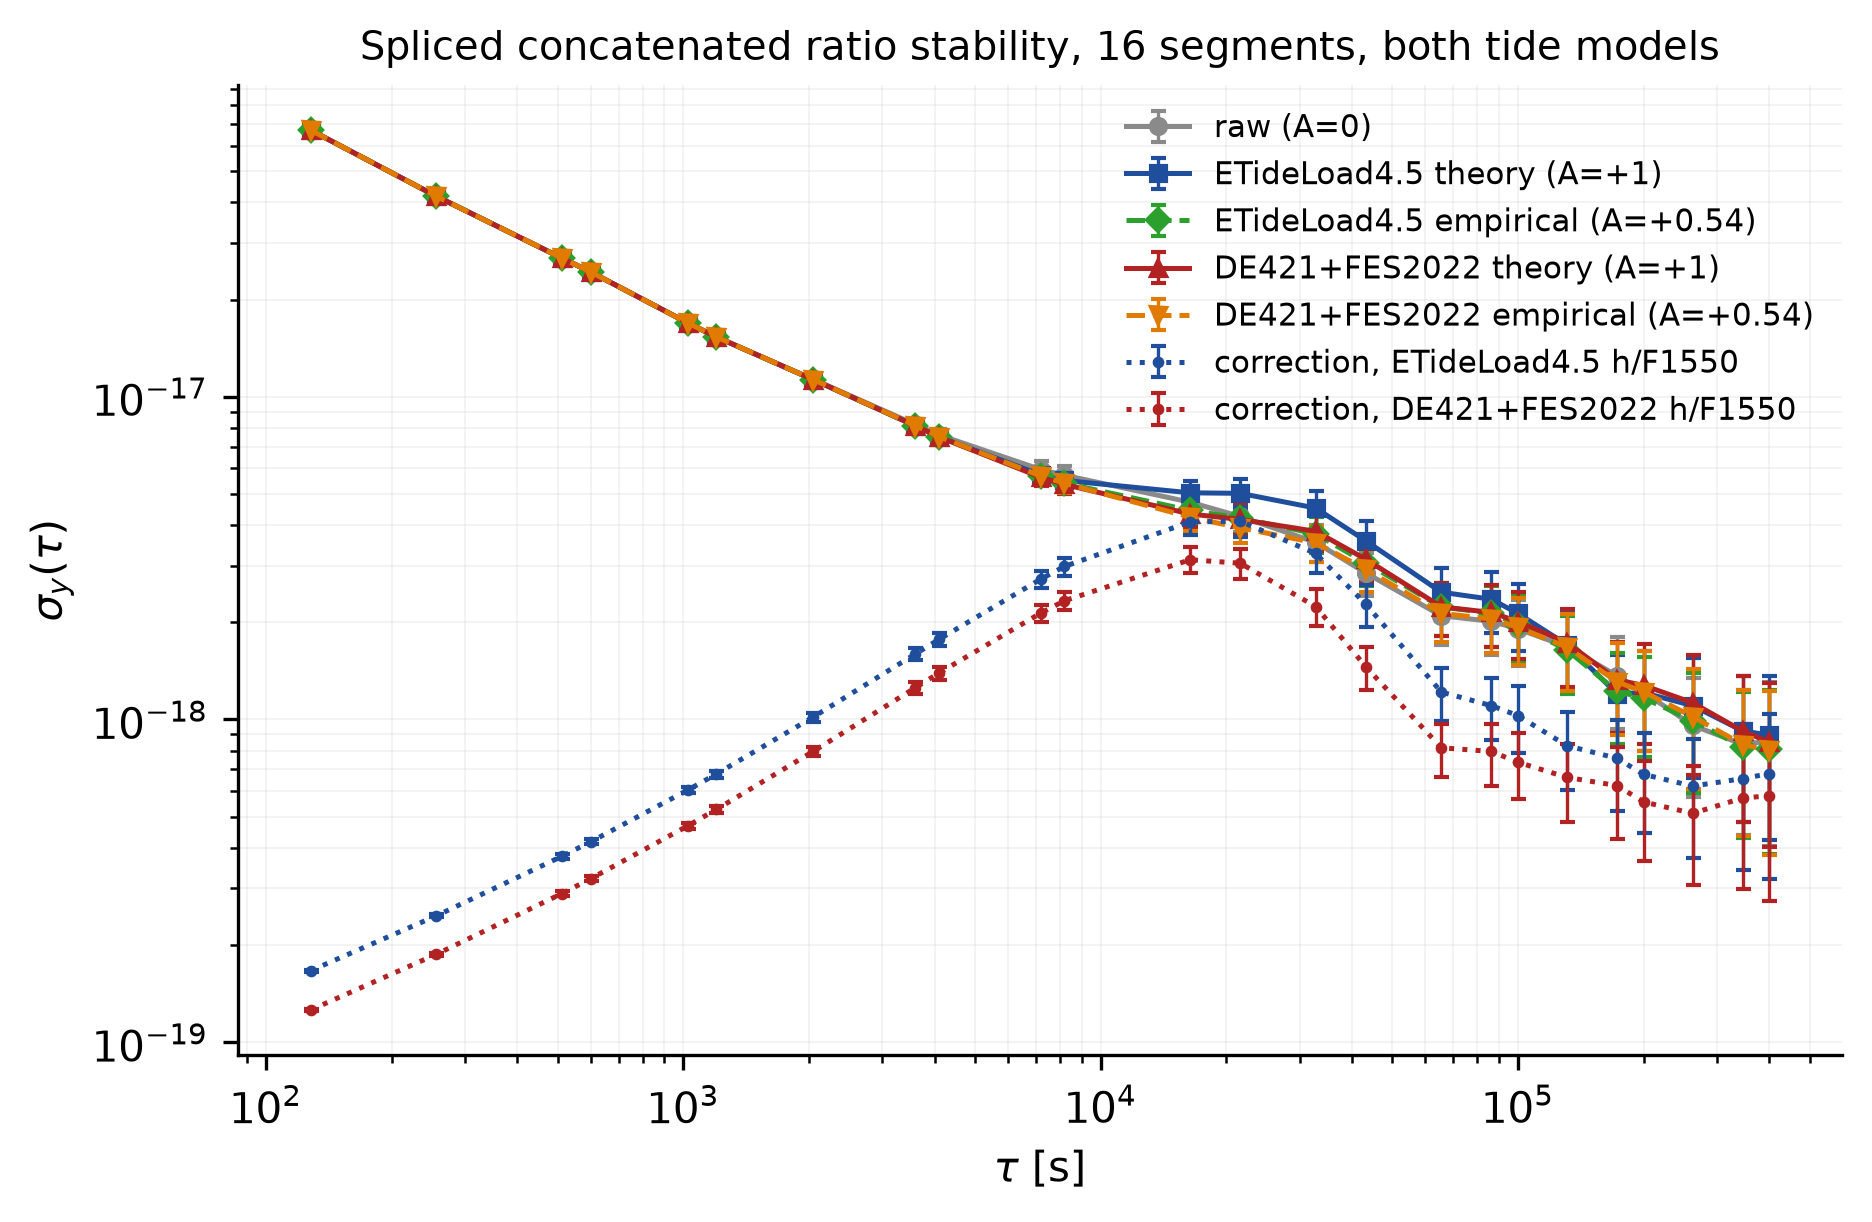

Write the Python code that produced this figure.
#!/usr/bin/env python3
"""Spliced concatenated stability on the 16-segment primary, for BOTH tide models.

The 16 segments entering the ratio combination (segment group 9 excluded, as in
the audit primary) are spliced end-to-end with their inter-segment gaps removed,
giving one continuous 986,416-sample record. One overlapping Allan deviation
runs on that record per scenario, so tau can reach the full spliced length.

The template sign follows the paper convention (corrected for the beat
polarity): the tidal template is negated and a POSITIVE response amplitude
corresponds to the expected response A = +1.  Numerically the corrections are
identical to the historical A=-1 / A=-0.54 convention applied to the
un-negated template.

Series:
  raw                  A = 0
  ETideLoad4.5 theory  A = +1
  ETideLoad4.5 empir.  A = +0.54
  DE421+FES2022 theory A = +1
  DE421+FES2022 empir. A = +0.54
  correction           the removed term itself, h/F_1550 (ETideLoad4.5)

Independent diagnostic; modifies no existing artifact.
"""

from __future__ import annotations

import csv
import sys
from dataclasses import dataclass
from decimal import Decimal
from pathlib import Path

import numpy as np

sys.path.insert(0, str(Path(__file__).resolve().parents[1]))
from clock import shared as s  # noqa: E402
from clock_ratio.tidal_analysis import (  # noqa: E402
    AnalysisError,
    Scenario,
    TideGrid,
    analyze_segment,
    select_segments,
)
from clock_ratio.tidal_new_model_compare import load_new_tide  # noqa: E402

OUT_DIR = Path(__file__).resolve().parent
CSV_PATH = OUT_DIR / "concatenated_stability_16seg.csv"
MD_PATH = OUT_DIR / "concatenated_stability_16seg.md"
FIG_PNG = OUT_DIR / "concatenated_stability_16seg.png"
FIG_PDF = OUT_DIR / "concatenated_stability_16seg.pdf"

EXCLUDED_GROUP = 9
TAU_START_S = 100
TAUS_S = (128, 256, 512, 600, 1024, 1200, 2048,
          3600, 4096, 7200, 8192, 16384, 21600, 32768, 43200, 65536, 86400,
          100000, 131072, 172800, 200000, 262144, 345600, 400000)

# Paper sign convention: template negated, positive amplitude = expected sign.
RAW = Scenario("raw", Decimal("0"))
THEORY = Scenario("theory", Decimal("+1"))
EMPIRICAL = Scenario("empirical", Decimal("+0.54"))


@dataclass(frozen=True, slots=True)
class GridPair:
    old: TideGrid
    new: object  # NewTideGrid (duck-typed beat_at)


def aligned_axis(segment_times: list[np.ndarray]) -> np.ndarray:
    """Place each segment end-to-end on one continuous 1-s clock."""
    origin = segment_times[0][0]
    blocks, offset = [], 0
    for times in segment_times:
        blocks.append(origin + np.timedelta64(offset, "s")
                      + np.arange(len(times)) * np.timedelta64(1, "s"))
        offset += len(times)
    return np.concatenate(blocks)


def spliced_oadev(y: np.ndarray, taus_s) -> list[dict]:
    """Overlapping Allan deviation on one continuous spliced record.

    The record has no gaps (t = 0,1,...,N-1). For lag m (tau = m seconds),
    every start i=0..N-2m contributes an adjacent m-averaged difference.
    The 1-sigma uncertainty on sigma_y uses the Riley & Howe equivalent
    degrees of freedom.
    """
    n = len(y)
    centered = y - y[0]
    centered = centered - centered.mean()
    prefix = np.concatenate(([0.0], np.cumsum(centered)))
    points = []
    for tau in taus_s:
        m = int(tau)
        n_pairs = n - 2 * m + 1
        if n_pairs <= 0:
            points.append({"tau_s": m, "n_pairs": 0, "sigma_y": None, "u_sigma": None})
            continue
        difference = (prefix[2 * m:] - 2 * prefix[m:-m] + prefix[:-2 * m]) / m
        sigma = float(np.sqrt(np.dot(difference, difference) / (2.0 * n_pairs)))
        edf = max(1.0, (3.0 * (n - 1) / (2.0 * m) - 1.0) * (2.0 / 3.0))
        u_sigma = sigma / np.sqrt(2.0 * edf)
        points.append({"tau_s": m, "n_pairs": int(n_pairs), "sigma_y": sigma,
                       "u_sigma": float(u_sigma)})
    return points


def main() -> int:
    try:
        times, beat = s.load_beat()
    except (OSError, ValueError) as error:
        raise AnalysisError(f"raw beat data could not be loaded: {error}") from error
    segments = select_segments(times, beat)
    segments = [seg for seg in segments if seg.group != EXCLUDED_GROUP]
    try:
        tide = TideGrid(*s.load_tide())
    except (OSError, ValueError, KeyError) as error:
        raise AnalysisError(f"tide data could not be loaded: {error}") from error
    try:
        new_grid = load_new_tide()
    except (OSError, ValueError, KeyError) as error:
        raise AnalysisError(f"new tide model could not be loaded: {error}") from error

    series: dict[str, list] = {
        "raw": [],
        "old_theory": [],
        "old_empirical": [],
        "new_theory": [],
        "new_empirical": [],
        "old_correction": [],
        "new_correction": [],
    }
    segment_times: list[np.ndarray] = []
    for segment in segments:
        segment_times.append(segment.times)
        h_old = tide.beat_at(segment.times)          # un-negated template
        h_new = new_grid.beat_at(segment.times)
        # paper sign convention: template negated, A positive
        h_old_neg = -h_old
        h_new_neg = -h_new
        series["raw"].append(analyze_segment(segment, h_old_neg, RAW).fluctuations)
        series["old_theory"].append(analyze_segment(segment, h_old_neg, THEORY).fluctuations)
        series["old_empirical"].append(analyze_segment(segment, h_old_neg, EMPIRICAL).fluctuations)
        series["new_theory"].append(analyze_segment(segment, h_new_neg, THEORY).fluctuations)
        series["new_empirical"].append(analyze_segment(segment, h_new_neg, EMPIRICAL).fluctuations)
        series["old_correction"].append(h_old_neg / s.F_1550)
        series["new_correction"].append(h_new_neg / s.F_1550)

    aligned_times = aligned_axis(segment_times)
    span_days = float((segment_times[-1][-1] - segment_times[0][0])
                      / np.timedelta64(1, "D"))
    for key in list(series):
        series[key] = np.concatenate(series[key])
    n_total = len(series["raw"])
    if not np.all(np.diff(aligned_times) == np.timedelta64(1, "s")):
        raise AnalysisError("aligned axis is not a monotone 1-second clock")
    taus = [t for t in TAUS_S if TAU_START_S <= t < n_total // 2]
    curves = {key: spliced_oadev(series[key], taus) for key in series}

    with CSV_PATH.open("w", newline="", encoding="utf-8") as stream:
        writer = csv.writer(stream)
        writer.writerow(["series", "tau_s", "tau_days", "n_pairs", "sigma_y", "u_sigma"])
        for key in ("raw", "old_theory", "old_empirical",
                    "new_theory", "new_empirical", "old_correction", "new_correction"):
            for point in curves[key]:
                writer.writerow([
                    key, point["tau_s"], f"{point['tau_s'] / 86400:.6f}",
                    point["n_pairs"],
                    "" if point["sigma_y"] is None else f"{point['sigma_y']:.6e}",
                    "" if point["u_sigma"] is None else f"{point['u_sigma']:.6e}",
                ])

    lines = [
        "# Spliced concatenated stability (16-segment primary, both tide models)\n",
        f"{len(segments)} segments placed end-to-end on one continuous 1-s clock; the "
        f"wall-clock gaps are removed. The aligned record spans "
        f"**{n_total:,}** s ({n_total / 86400:.3f} d of pure data time) versus "
        f"{span_days:.2f} d of real elapsed time. One OADEV per series over the "
        f"aligned axis, starting at tau = {TAU_START_S} s. Template sign follows the "
        f"paper convention (corrected for the beat polarity; positive amplitude = "
        f"expected response).\n",
        "| tau [s] | tau [d] | raw (A=0) | ETideLoad4.5 theory (A=+1) | "
        "ETideLoad4.5 empirical (A=+0.54) | DE421+FES2022 theory (A=+1) | "
        "DE421+FES2022 empirical (A=+0.54) | correction ETideLoad4.5 h/F1550 | "
        "correction DE421+FES2022 h/F1550 | n_pairs |",
        "|---|---|---|---|---|---|---|---|---|---|",
    ]
    for i, tau in enumerate(taus):
        def f(key):
            p = curves[key][i]
            if p["sigma_y"] is None:
                return "—"
            return f"{p['sigma_y']:.3e} ± {p['u_sigma']:.1e}"
        lines.append(
            f"| {tau} | {tau / 86400:.3f} | {f('raw')} | {f('old_theory')} | "
            f"{f('old_empirical')} | {f('new_theory')} | {f('new_empirical')} | "
            f"{f('old_correction')} | {f('new_correction')} | "
            f"{curves['raw'][i]['n_pairs']} |")
    lines.append(
        "\n> `u_sigma` is the 1-sigma EDF (Riley & Howe) uncertainty on sigma_y. "
        "Gaps are removed, so the record is treated as contiguous; a tau longer "
        "than one raw segment is computable but mixes different campaigns, and "
        "`n_pairs` records the adjacent m-averaged differences behind each "
        "point.\n")
    lines.append(f"\n![Spliced stability, both models]({FIG_PNG.name})\n")
    MD_PATH.write_text("\n".join(lines), encoding="utf-8")

    write_figure(taus, curves)

    print(f"aligned axis: {aligned_times[0]} .. {aligned_times[-1]} "
          f"({n_total:,} samples, 1-s steps)")
    print(f"pure data span {n_total / 86400:.3f} d vs real elapsed {span_days:.2f} d; "
          f"tau up to {taus[-1]} s ({taus[-1] / 86400:.3f} d)")
    for key in ("raw", "old_theory", "old_empirical",
                "new_theory", "new_empirical", "old_correction", "new_correction"):
        p = curves[key][-1]
        sigma = "N/A" if p["sigma_y"] is None else f"{p['sigma_y']:.4e}"
        print(f"  {key:14s} sigma_y({p['tau_s']}s) = {sigma}  (n_pairs={p['n_pairs']})")
    print(f"wrote {CSV_PATH.name}, {MD_PATH.name}")
    return 0


def write_figure(taus, curves) -> None:
    import matplotlib
    matplotlib.use("Agg")
    import matplotlib.pyplot as plt

    meta = {
        "raw": ("raw (A=0)", "#8a8a8a", "o", "-"),
        "old_theory": ("ETideLoad4.5 theory (A=+1)", "#1f4e9c", "s", "-"),
        "old_empirical": ("ETideLoad4.5 empirical (A=+0.54)", "#2ca02c", "D", "--"),
        "new_theory": ("DE421+FES2022 theory (A=+1)", "#b22222", "^", "-"),
        "new_empirical": ("DE421+FES2022 empirical (A=+0.54)", "#e07b00", "v", "--"),
        "old_correction": ("correction, ETideLoad4.5 h/F1550", "#1f4e9c", ".", ":"),
        "new_correction": ("correction, DE421+FES2022 h/F1550", "#b22222", ".", ":"),
    }
    fig, ax = plt.subplots(figsize=(6.9, 4.2))
    for key in ("raw", "old_theory", "old_empirical",
                "new_theory", "new_empirical", "old_correction", "new_correction"):
        label, color, marker, linestyle = meta[key]
        pts = [p for p in curves[key] if p["sigma_y"] is not None]
        xs = [p["tau_s"] for p in pts]
        ys = [p["sigma_y"] for p in pts]
        es = [p["u_sigma"] for p in pts]
        ax.errorbar(xs, ys, yerr=es, color=color, marker=marker, ms=3.6,
                    lw=1.2, linestyle=linestyle, elinewidth=0.8, capsize=1.8,
                    label=label)
    ax.set_xscale("log")
    ax.set_yscale("log")
    ax.set_xlabel(r"$\tau$ [s]")
    ax.set_ylabel(r"$\sigma_y(\tau)$")
    ax.set_title("Spliced concatenated ratio stability, 16 segments, both tide models",
                 fontsize=9.5)
    ax.grid(True, which="both", alpha=0.18, lw=0.4)
    ax.legend(frameon=False, fontsize=7.5)
    for spine in ("top", "right"):
        ax.spines[spine].set_visible(False)
    fig.savefig(FIG_PNG, dpi=300, bbox_inches="tight")
    fig.savefig(FIG_PDF)
    plt.close(fig)


if __name__ == "__main__":
    raise SystemExit(main())
